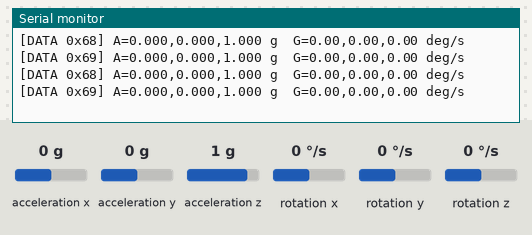
Simulated run of this sketch. Board: ESP32-S3. Parts: the last lines printed to the serial monitor. Wiring (inferred from the names in the program): MPU-6050 motion sensor at I2C address 0x68; MPU-6050 motion sensor at I2C address 0x69. The test bench sets the inputs (shaded band); at power-on: acceleration x 0 g, acceleration y 0 g, acceleration z 1 g, rotation x 0 °/s, rotation y 0 °/s, rotation z 0 °/s.

Above: at 1.9 s.
2.0 s: acceleration x set to -1.4 g
At 3.3 s:
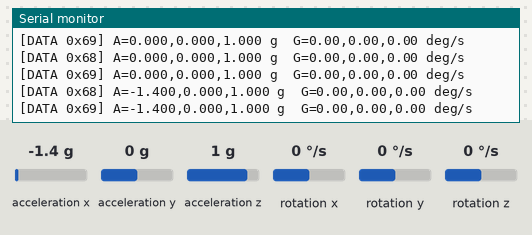
3.5 s: acceleration y set to -1.4 g
At 4.6 s:
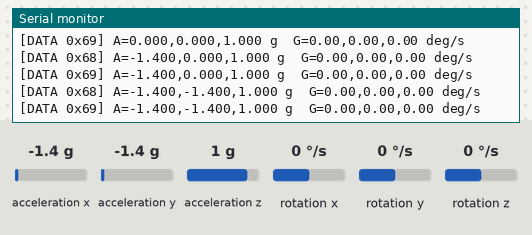
5.0 s: acceleration z set to -1.4 g
At 6.3 s:
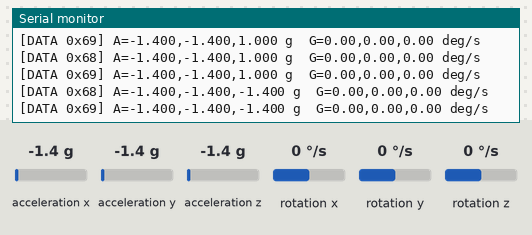
6.5 s: rotation x set to -192 °/s
At 7.6 s:
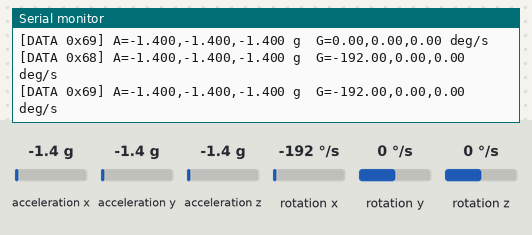
8.0 s: rotation y set to -192 °/s
At 9.6 s:
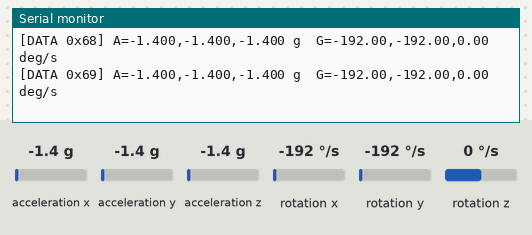

The sketch:

ESP1_S3_TEST_IMU1.ino
```cpp
// ESP1 ESP32-S3: diagnostic for local IMU1 only.
// Wiring: SDA=GPIO4, SCL=GPIO5, common GND.
// This sketch checks both legal MPU6050 addresses and does not use ESP-NOW.

#include <Arduino.h>
#include <Wire.h>

static constexpr uint8_t SDA_PIN = 4;
static constexpr uint8_t SCL_PIN = 5;
static constexpr uint8_t ADDRESSES[] = {0x68, 0x69};
bool active[2] = {false, false};

uint8_t ping(uint8_t address) {
  Wire.beginTransmission(address);
  return Wire.endTransmission();
}

bool writeRegister(uint8_t address, uint8_t reg, uint8_t value) {
  Wire.beginTransmission(address);
  Wire.write(reg);
  Wire.write(value);
  return Wire.endTransmission() == 0;
}

bool readRegisters(uint8_t address, uint8_t reg, uint8_t* data, size_t length) {
  Wire.beginTransmission(address);
  Wire.write(reg);
  if (Wire.endTransmission(false) != 0) return false;
  if (Wire.requestFrom((int)address, (int)length, 1) != length) return false;
  for (size_t i = 0; i < length; ++i) data[i] = Wire.read();
  return true;
}

bool initializeMpu(uint8_t address) {
  if (!writeRegister(address, 0x6B, 0x80)) return false;
  delay(100);
  if (!writeRegister(address, 0x6B, 0x01)) return false;
  delay(10);
  return writeRegister(address, 0x1A, 0x04) &&
         writeRegister(address, 0x1B, 0x00) &&
         writeRegister(address, 0x1C, 0x00);
}

void scanSensors() {
  Serial.println("\n[SCAN] Testing MPU6050 addresses 0x68 and 0x69...");
  int count = 0;
  for (int i = 0; i < 2; ++i) {
    uint8_t address = ADDRESSES[i];
    uint8_t error = ping(address);
    active[i] = error == 0;
    Serial.printf("[SCAN] 0x%02X: %s (I2C error=%u)\n",
                  address, active[i] ? "ACK" : "NO ACK", error);
    if (!active[i]) continue;
    ++count;

    uint8_t who = 0xFF;
    if (readRegisters(address, 0x75, &who, 1))
      Serial.printf("[SCAN] 0x%02X WHO_AM_I=0x%02X (informational only)\n", address, who);
    else
      Serial.printf("[WARN] 0x%02X ACKs, but WHO_AM_I could not be read.\n", address);

    if (initializeMpu(address))
      Serial.printf("[OK] MPU-compatible sensor initialized at 0x%02X.\n", address);
    else {
      Serial.printf("[ERROR] Device at 0x%02X ACKs, but register setup failed.\n", address);
      active[i] = false;
    }
  }
  if (count == 0) {
    Serial.println("[RESULT] No device at 0x68 or 0x69.");
    Serial.println("[CHECK] Sensor power, common GND, SDA->GPIO2, SCL->GPIO1.");
  } else if (count == 1) {
    Serial.println("[RESULT] Found one I2C device, as expected for one IMU per ESP32.");
  } else {
    Serial.println("[RESULT] Both addresses responded; two devices are still on this I2C bus.");
  }
}

void printMotion(uint8_t address) {
  uint8_t raw[14];
  if (!readRegisters(address, 0x3B, raw, sizeof(raw))) {
    Serial.printf("[READ] 0x%02X failed.\n", address);
    return;
  }
  auto value = [&](int index) -> int16_t {
    return (int16_t)((uint16_t(raw[index]) << 8) | raw[index + 1]);
  };
  float ax = value(0) / 16384.0f;
  float ay = value(2) / 16384.0f;
  float az = value(4) / 16384.0f;
  float gx = value(8) / 131.0f;
  float gy = value(10) / 131.0f;
  float gz = value(12) / 131.0f;
  Serial.printf("[DATA 0x%02X] A=%.3f,%.3f,%.3f g  G=%.2f,%.2f,%.2f deg/s\n",
                address, ax, ay, az, gx, gy, gz);
}

void setup() {
  Serial.begin(115200);
  delay(500);
  Wire.begin(SDA_PIN, SCL_PIN);
  Wire.setClock(100000);
  Wire.setTimeOut(50);
  Serial.println("=== ESP1 / IMU1 I2C TEST ===");
  Serial.println("[ROLE] ESP1 ESP32-S3 is testing IMU1 on SDA=GPIO4, SCL=GPIO5.");
  scanSensors();
}

void loop() {
  bool any = false;
  for (int i = 0; i < 2; ++i) {
    if (!active[i]) continue;
    any = true;
    printMotion(ADDRESSES[i]);
  }
  if (!any) scanSensors();
  delay(1000);
}
```

Measured:
- after the input at 2.0 s, the serial monitor: prints a new line after 0.76 s (image 1)
- after the input at 3.5 s, the serial monitor: prints a new line after 0.27 s (image 2)
- after the input at 5.0 s, the serial monitor: prints a new line after 0.78 s (image 3)
- after the input at 6.5 s, the serial monitor: prints a new line after 0.29 s (image 4)
- after the input at 8.0 s, the serial monitor: prints a new line after 0.80 s (image 5)
